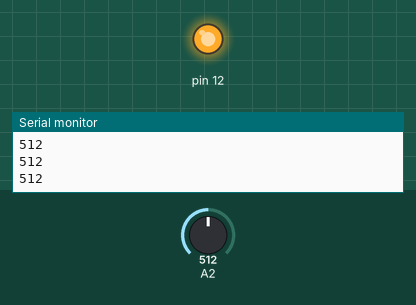
Simulated run of this sketch. Board: Arduino Uno, built with avr-gcc and run on an emulated ATmega328P. Shown: output pins drawn as LEDs (lit = HIGH), the last lines printed to the serial monitor. Inputs (shaded band) come from the test bench; at power-on: A2 = 512.

Above: at 1.2 s.
1.3 s: A2 set to 209
2.8 s: A2 set to 192
At 3.1 s:
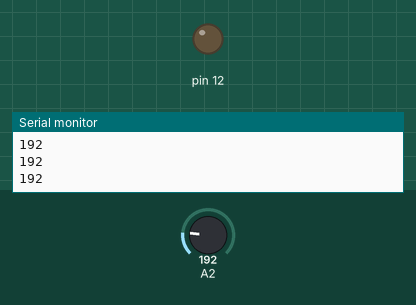
4.3 s: A2 set to 210
At 5.3 s:
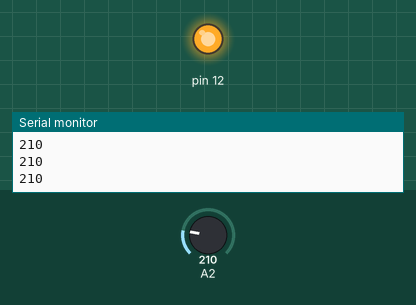
5.8 s: A2 set to 190
At 6.6 s:
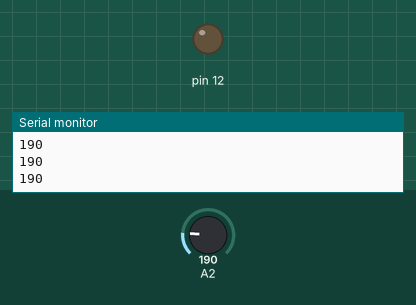
Timing chart, 0 to 8.3 s (numbered marks = the images above; inputs shaded):
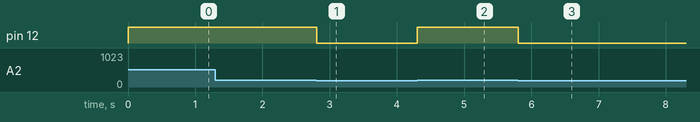

The sketch:

elgas.ino
```cpp
//stoveon
//levelgas
//gassensor
//temperature
//salidas
//gas
//chispa
const int ledtemp=11;
int potval = 0;

void setup() {
  // initialize serial communication at 9600 bits per second:
  Serial.begin(9600);
  pinMode(12, OUTPUT);

}

void loop() {
  // read the input on analog pin 0:
  int sensorValue = analogRead(A2);


  if(sensorValue>=200){
     digitalWrite(12, HIGH);
  }
  else if (sensorValue<=199){
     digitalWrite(12, LOW);
  }

  Serial.println(sensorValue);
  delay(1);        // delay in between reads for stability
}
```

Measured:
- the behaviour switches between 200 and 199 on A2 (found by bisection; images 0 and 1)
- after the input at 2.8 s, pin 12: HIGH → LOW at once
- after the input at 4.3 s, pin 12: LOW → HIGH at once
- after the input at 5.8 s, pin 12: HIGH → LOW at once
